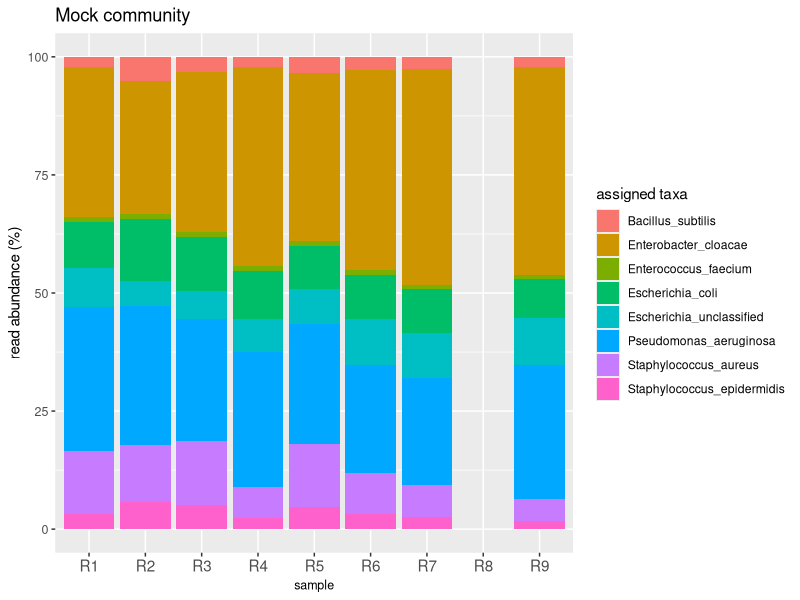
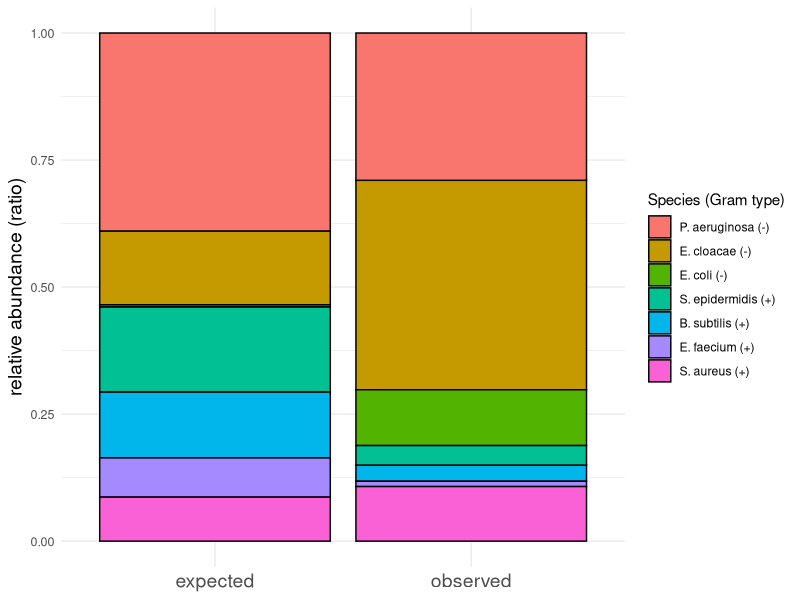
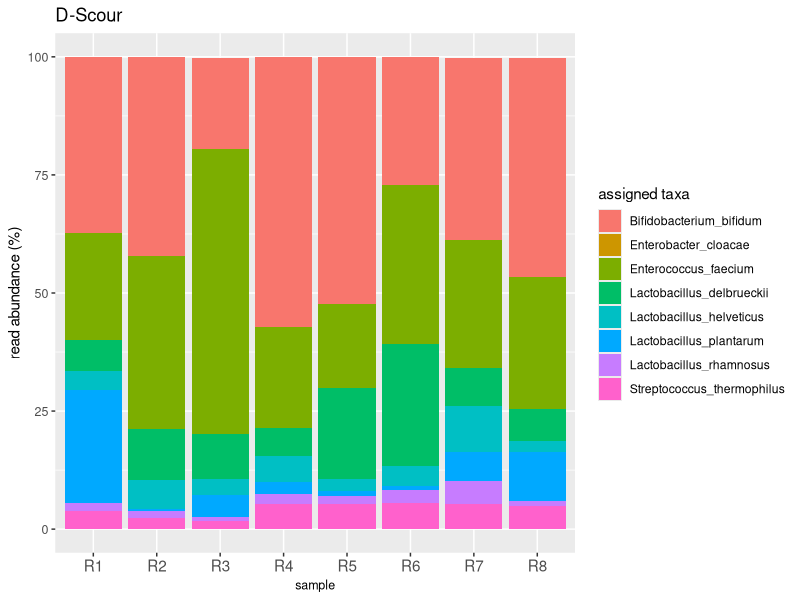
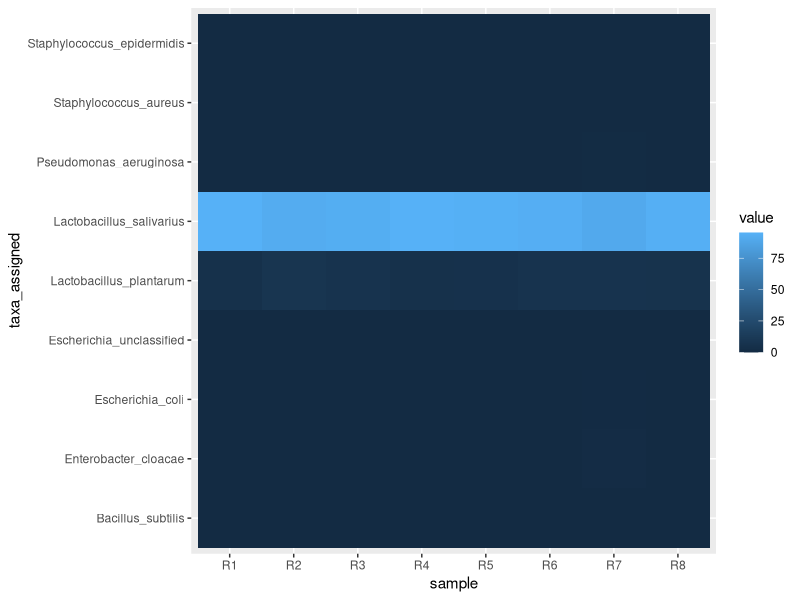
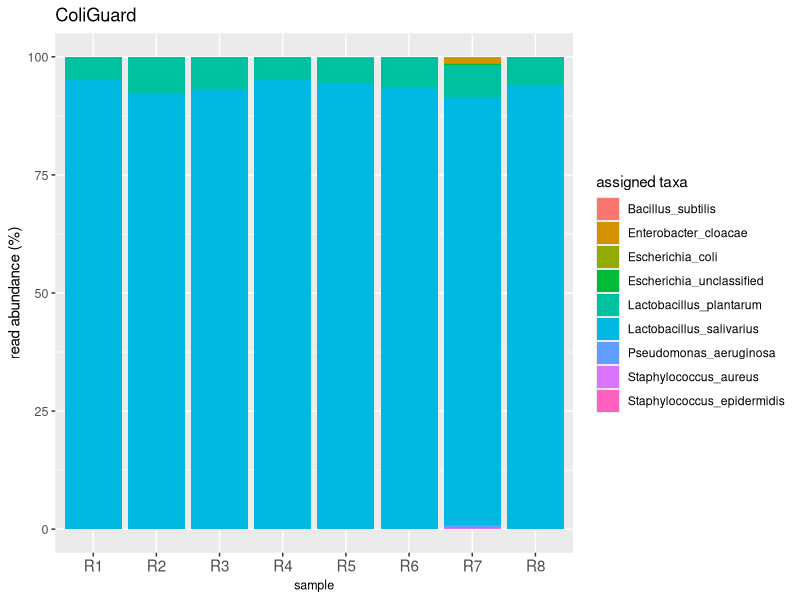
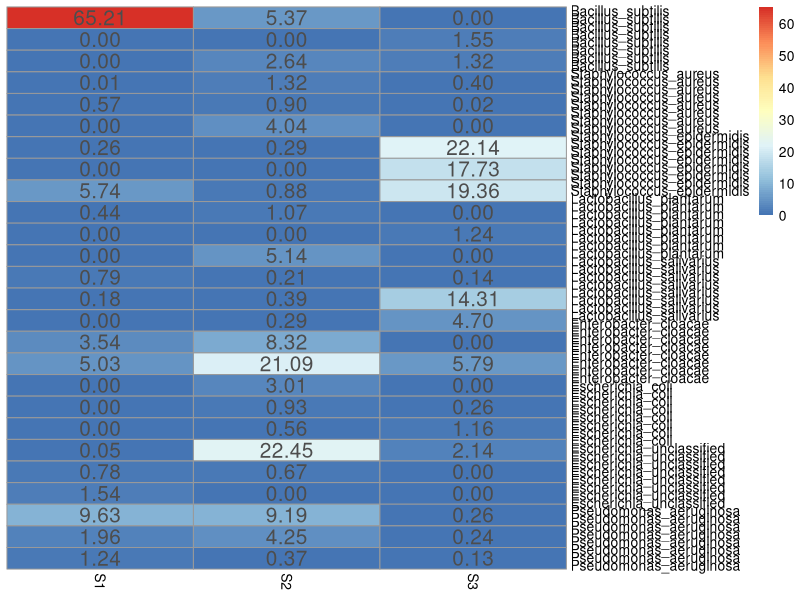
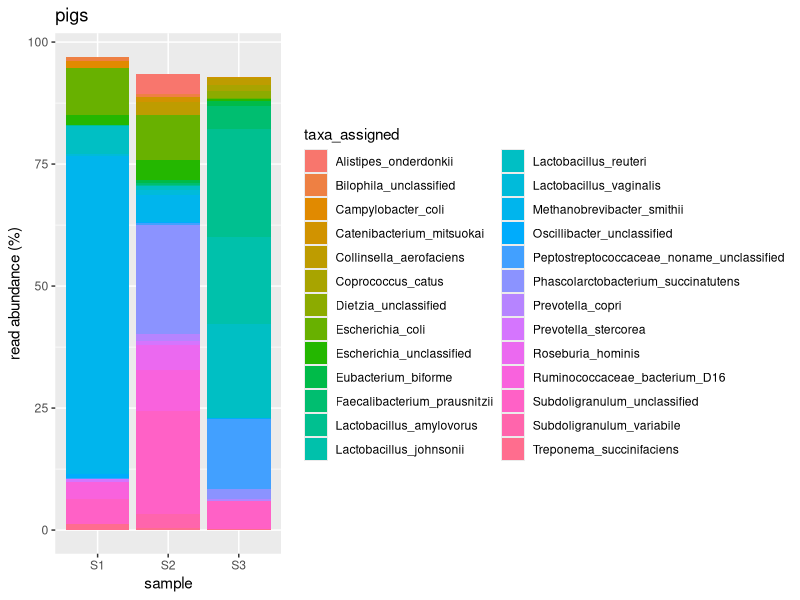
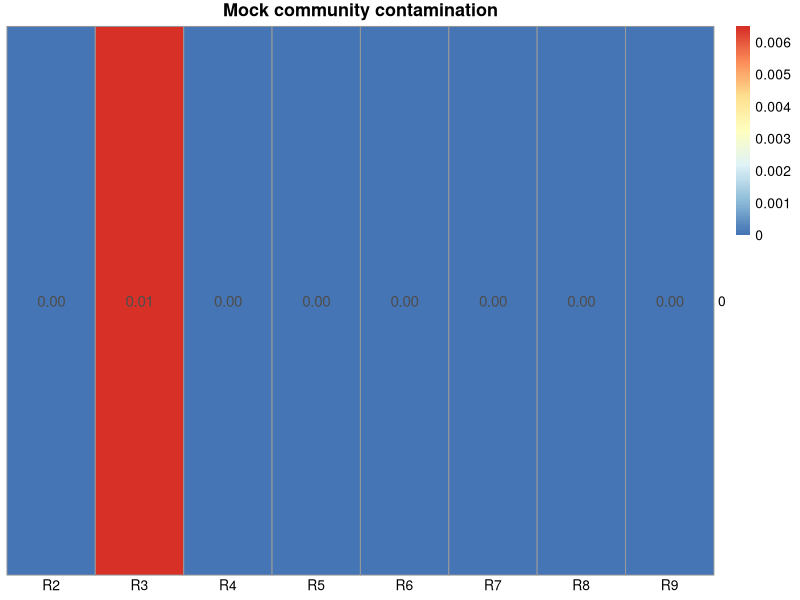

The R source for these figures, in order:

# CONTENT: 

# mock community 
# mock community expected vs obtained 
# protexin (D-scour)
# coliguard
# all plots
# contamination mock community
# contamination protexin (D-scour)
# contamination coliguard


library(readr)
library(tidyr)
library(tidyverse)
library(ggplot2)
library(dplyr)
library(gridExtra)
library(pheatmap)
library(cowplot)

setwd("/Users/12705859/Desktop/metapigs_base/pos.controls_reads_metaphlan/")


My_Theme = theme(
  axis.text.x = element_text(size=11),
  axis.title.x = element_text(size=9), 
  axis.text.y = element_text(size = 9), 
  axis.title.y = element_text(size = 11)) 


mock <- read.csv("mock_communities_merged_abundance_table_species.txt",
                                                              "\t", header = TRUE, stringsAsFactors=FALSE)

# filter out rowsums less than 
mock <- mock %>% filter(rowSums(mock[,-1]) > 0.1)

df <- mock

sum(df$plate_1_F8_S62_R1_001_profile)
colSums(df[,-1])

colRename <- function(x) {
  setNames(x, paste0("R", seq_len(ncol(x))))
}

df <- colRename(df[,-1])

a <- cbind(mock[,1], df)
colnames(a)[1] <- "taxa_assigned"

colSums(a[,-1])

df2 <- a %>%
  pivot_longer(
    cols = starts_with("R"),
    names_to = "sample",
    #names_prefix = "s",
    values_to = "value",
    values_drop_na = TRUE
  )

# nice barplot 
mock_community_plot <- ggplot(data=df2, aes(x=sample, y=value, fill=taxa_assigned)) +
  geom_bar(stat="identity") + 
  ggtitle("Mock community") +
  ylab("read abundance (%)") +
  My_Theme+
  labs(fill = "assigned taxa")
mock_community_plot

# eliminate failed sample 
df <- df[,-8] 

#mean per row (each row is a member of the samples)
df$mean <- rowMeans(df, na.rm=TRUE)

# standard deviation
df$sd <- apply(df[,1:8],1,sd)

# re-insert IDs
df$taxa_assigned <- mock[,1]

capture.output(
  paste0("mock community mean read abundance of 7/8 replicates"),
  df,
  append=FALSE,
  file="pos_controls_numbers.txt"
)


###################

# Mock community: showing how the gram negatives are better represented than the gram positives 

taxa <- c("B. subtilis (+)", 
             "E. cloacae (-)", 
             "E. coli (-)", 
             "E. faecium (+)", 
             "S. aureus (+)", 
             "S. epidermidis (+)", 
             "P. aeruginosa (-)") 

gram <- c("P", "N", "N","P","P", "P", "N")

CFU <- as.numeric(c("64",
                    "64",
                    "2",
                    "64",
                    "64",
                    "128", 
                    "128"))

genome_size <- as.numeric(c("4.2",
                            "4.7",
                            "4.6",
                            "2.5", # 2.48 ? 
                            "2.8",
                            "2.7",
                            "6.3"))

read_count <- as.numeric(c("2.93",   # df$mean[1] # B. subtilis
                           "38",     # df$mean[6] # E. cloacae
                           "10.12",    # df$mean[7] # E. coli
                           "0.97",       # df$mean[4] # E. faecium
                           "9.90",        # df$mean[2] # S. aureus
                           "3.54",         #  df$mean[3] # S. epidermidis
                           "26.72"))        #  df$mean[9] # P. aeruginosa

df

mock_data <- data.frame(taxa, CFU, read_count, genome_size, gram)

mock_data <- mock_data %>%
  mutate(norm_CFU=CFU*genome_size)

mock_data <- mock_data %>%
  mutate(ratio_CFU=norm_CFU/(sum(norm_CFU)))

mock_data <- mock_data %>%
  mutate(ratio_read_count=read_count/(sum(read_count)))

sum(mock_data$ratio_read_count)

mock_data2 <- mock_data %>%
  select(taxa, ratio_CFU, ratio_read_count) 

mock_data2 <- mock_data2 %>%
  pivot_longer(
    cols = starts_with("ratio"),
    names_to = "count",
    values_to = "rank",
    values_drop_na = TRUE
  )

mock_data2$taxa <- factor(mock_data2$taxa, 
                             levels=c("P. aeruginosa (-)", 
                                      "E. cloacae (-)", 
                                      "E. coli (-)",
                                      "S. epidermidis (+)",
                                      "B. subtilis (+)",
                                      "E. faecium (+)",
                                      "S. aureus (+)"))

mock_data2$count <- gsub("ratio_CFU", "expected", mock_data2$count)
mock_data2$count <- gsub("ratio_read_count", "observed", mock_data2$count)

colnames(mock_data2)[colnames(mock_data2) == 'taxa'] <- 'taxa_assigned'

# here it's visible how the type of gram influences the read count 
q <- ggplot(data=mock_data2, aes(x=count, y=rank, fill=taxa_assigned)) +
  geom_bar(stat="identity", color="black", position=position_stack())+
  labs( y ="relative abundance (ratio)",
        fill="Species (Gram type)") +
  theme_minimal() +
  My_Theme+
  theme(legend.position="right",
        axis.title.x=element_blank(),
        axis.text.x=element_text(size=14),
        axis.title.y=element_text(size=14))
q

ggsave("mock_exp_vs_obs.pdf",q, 
       width=3, height=3, units="in", scale=3)

capture.output(
  paste0("Caption mock community expected vs obtained"),
  paste0("Caption: Expected and observed relative abundance of mock community members. 
        Expected relative abundance is derived by CFU normalized by genome size. 
        Observed relative abundance is derived by reads mapping with MetaPhlAn2 normalized by genome size. 
        A higher ratio of gram negative observed than expected compared to gram positives "),
  append=TRUE,
  file="pos_controls_numbers.txt"
)

#####################################################


protexin <- read.csv("protexin_merged_abundance_table_species.txt",
                 "\t", header = TRUE, stringsAsFactors=FALSE)

# filter out rowsums less than 
protexin <- protexin %>% filter(rowSums(protexin[,-1]) > 0.1)

df <- protexin
df$ID

colRename <- function(x) {
  setNames(x, paste0("R", seq_len(ncol(x))))
}

df <- colRename(df[,-1])

df <- cbind(protexin[,1], df)
colnames(df)[1] <- "taxa_assigned"

colSums(df[,-1])

df2 <- df %>%
  pivot_longer(
    cols = starts_with("R"),
    names_to = "sample",
    #names_prefix = "s",
    values_to = "value",
    values_drop_na = TRUE
  )

# nice barplot 
Protexin_plot <- ggplot(data=df2, aes(x=sample, y=value, fill=taxa_assigned)) +
  geom_bar(stat="identity") + 
  ggtitle("D-Scour") +
  ylab("read abundance (%)") +
  My_Theme+
  labs(fill = "assigned taxa")
Protexin_plot

summary(df)

#mean per row (each row is a member of the samples)
df$mean <- rowMeans(df[,2:9], na.rm=TRUE)

# standard deviation
df$sd <- apply(df[,2:9],1,sd)

df$taxa_assigned
df$mean
df$sd


capture.output(
  paste0("D-scour mean read abundance"),
  df,
  append=TRUE,
  file="pos_controls_numbers.txt"
)

#####################################################

coliguard <- read.csv("coli_guard_merged_abundance_table_species.txt",
                     "\t", header = TRUE, stringsAsFactors=FALSE)

# filter out rowsums less than 
coliguard <- coliguard %>% filter(rowSums(coliguard[,-1]) > 0.05)

df <- coliguard

colRename <- function(x) {
  setNames(x, paste0("R", seq_len(ncol(x))))
}

df <- colRename(df[,-1])

df <- cbind(coliguard[,1], df)
colnames(df)[1] <- "taxa_assigned"

colSums(df[,-1])

df2 <- df %>%
  pivot_longer(
    cols = starts_with("R"),
    names_to = "sample",
    #names_prefix = "s",
    values_to = "value",
    values_drop_na = TRUE
  )

# heatmap 
ggplot(data = df2, aes(x=sample, y=taxa_assigned, fill=value)) + 
  geom_tile()

# nice barplot 
coliguard_plot <- ggplot(data=df2, aes(x=sample, y=value, fill=taxa_assigned)) +
  geom_bar(stat="identity") + 
  My_Theme+
  ggtitle("ColiGuard") +
  ylab("read abundance (%)") +
  labs(fill = "assigned taxa")
coliguard_plot

summary(df)

#mean per row (each row is a member of the samples)
df$mean <- rowMeans(df[,2:9], na.rm=TRUE)

# standard deviation
df$sd <- apply(df[,2:9],1,sd)

df$taxa_assigned
df$mean
df$sd

capture.output(
  paste0("ColiGuard mean read abundance"),
  df,
  append=TRUE,
  file="pos_controls_numbers.txt"
)


#####################################################

pdf("pos_controls_plots.pdf", onefile = TRUE)
mock_community_plot
Protexin_plot
coliguard_plot
dev.off()

all <- plot_grid(mock_community_plot, Protexin_plot, coliguard_plot,
          nrow=3, 
          labels=c("A", "B", "C"))

ggsave("pos_controls_plots_all.pdf",all, 
       width=3, height=3, units="in", scale=3)


# add caption
capture.output(
  paste0("Caption all plots"),
  paste0("Caption: Taxonomic profile of the positive controls obtained 
by mapping the reads against a 1M bacterial genomes database with MetaPhlAn2. 
Taxa of which reads are present in >0.1% are displayed. 
a. In-house made mock community; 
b. commercially available livestock probiotic D-scour; 
         c. DPI-developed probiotic ColiGuard"),
  append=TRUE,
  file="pos_controls_numbers.txt"
)


#####################################################

pigs <- read.csv("merged_abundance_table_species.txt",
                      "\t", header = TRUE, stringsAsFactors=FALSE)

# filter out rowsums less than 1 

colSums(pigs[,-1])

pigs$plate_3_F10_S270_R1_001_profile <- NULL
pigs$plate_6_F3_S502_R1_001_profile <- NULL

pigs <- pigs %>% filter(rowSums(pigs[,-1]) > 1)

df <- pigs

colRename <- function(x) {
  setNames(x, paste0("S", seq_len(ncol(x))))
}

df <- colRename(df[,-1])

df <- cbind(pigs[,1], df)
colnames(df)[1] <- "taxa_assigned"

colSums(df[,-1])

df

so <- as.matrix(df[,2:4])
names(so) <- df$taxa_assigned
so

pheatmap(so, display_numbers = T,
         cluster_rows = F, cluster_cols = F, fontsize_number = 15,
         labels_row=as.character(df2$taxa_assigned))

df2 <- df %>%
  pivot_longer(
    cols = starts_with("S"),
    names_to = "sample",
    #names_prefix = "s",
    values_to = "value",
    values_drop_na = TRUE
  )

# barplot. too much diversity to display in any way (barplot nor heatmap)
pigs_plot <- ggplot(data=df2, aes(x=sample, y=value, fill=taxa_assigned)) +
  geom_bar(stat="identity") + 
  ggtitle("pigs") +
  ylab("read abundance (%)") +
  labs(fill = "taxa_assigned")
pigs_plot
# a possibility would be to get the genus level by using sep="_"
# and barplot 
pdf("three_pigs_plots.pdf", onefile = TRUE)
pigs_plot
dev.off()


#####################################

# contamination of mock community  
mock <- read.csv("mock_communities_merged_abundance_table_species.txt",
                 "\t", header = TRUE, stringsAsFactors=FALSE)


# removing the species of the mock comm (what's left now is contamination)
mock <- mock %>% filter(rowSums(mock[,-1]) < 0.1)

df <- mock

colRename <- function(x) {
  setNames(x, paste0("R", seq_len(ncol(x))))
}

df <- colRename(df[,-1])
colnames(df)[1] <- "taxa_assigned"


df2 <- df %>%
  pivot_longer(
    cols = starts_with("R"),
    names_to = "sample",
    #names_prefix = "s",
    values_to = "value",
    values_drop_na = TRUE
  )

df2 <- df 
so <- as.matrix(df2[,2:9])
names(so) <- df$taxa_assigned

contam_mock <- pheatmap(so, display_numbers = T,
         main="Mock community contamination",angle=0,
         cluster_rows = F, cluster_cols = F, fontsize_number = 11,
         labels_row=as.character(df$taxa_assigned))

# heat map with numbers 
pdf("contam_mock.pdf")
contam_mock
dev.off()

#####################################

# contamination of protexin? 
protexin <- read.csv("protexin_merged_abundance_table_species.txt",
                     "\t", header = TRUE, stringsAsFactors=FALSE)

df <- protexin

colRename <- function(x) {
  setNames(x, paste0("R", seq_len(ncol(x))))
}

df <- colRename(df[,-1])
df <- cbind(protexin[,1], df)
colnames(df)[1] <- "taxa_assigned"

# removing the species of the probiotic (what's left now is contamination)
df <- df[!grepl("Bifidobacterium_bifidum", df$taxa_assigned),]
df <- df[!grepl("Enterococcus_faecium", df$taxa_assigned),]
df <- df[!grepl("Lactobacillus_helveticus", df$taxa_assigned),]
df <- df[!grepl("Lactobacillus_delbrueckii", df$taxa_assigned),]
df <- df[!grepl("Lactobacillus_plantarum", df$taxa_assigned),]
df <- df[!grepl("Lactobacillus_rhamnosus", df$taxa_assigned),]
df <- df[!grepl("Streptococcus_thermophilus", df$taxa_assigned),]

colSums(df[,-1])

df2 <- df %>%
  pivot_longer(
    cols = starts_with("R"),
    names_to = "sample",
    #names_prefix = "s",
    values_to = "value",
    values_drop_na = TRUE
  )

df2 <- df 
so <- as.matrix(df2[,2:9])
names(so) <- df$taxa_assigned

contam_dscour <- pheatmap(so, display_numbers = T,
                          main="D-Scour contamination",angle=0,
                          cluster_rows = F, cluster_cols = F, fontsize_number = 11,
                          labels_row=as.character(df$taxa_assigned))
# heatmap with numbers  
pdf("contam_dscour.pdf")
contam_dscour
dev.off()

#####################################

# ColiGuard REAL contamination check: 

coliguard <- read.csv("coli_guard_merged_abundance_table_species.txt",
                      "\t", header = TRUE, stringsAsFactors=FALSE)

df <- coliguard

colRename <- function(x) {
  setNames(x, paste0("R", seq_len(ncol(x))))
}

df <- colRename(df[,-1])
df <- cbind(coliguard[,1], df)
colnames(df)[1] <- "taxa_assigned"

# removing the two species of the probiotic (what's left now is contamination)
df <- df[!grepl("Lactobacillus_plantarum", df$taxa_assigned),]
df <- df[!grepl("Lactobacillus_salivarius", df$taxa_assigned),]

df2 <- df %>%
  pivot_longer(
    cols = starts_with("R"),
    names_to = "sample",
    #names_prefix = "s",
    values_to = "value",
    values_drop_na = TRUE
  )


df2 <- df
sum(df2$R5)
sum(df2$R7)

so <- as.matrix(df2[,2:9])
names(so) <- df$taxa_assigned
so

contam_colig_plot <- pheatmap(so, display_numbers = T,
         main="ColiGuard contamination", angle=0,
         cluster_rows = F, cluster_cols = F, fontsize_number = 11,
         labels_row=as.character(df$taxa_assigned))


pdf("contam_coliguard.pdf")
contam_colig_plot
dev.off()



# add caption to contamination figures
capture.output(
  paste0("Caption mock community contamination"),
  paste0("In the mock community technical replicates, 
         Lactobacillus salivarius is found in one replicate at 0.01% of the total reads"),
  paste0("Caption D-scour contamination"),
  paste0("The D-scour technical replicates contained 25 contaminants, 
of which 18 and 7 were identified at the species and at genus level, respectively. 
Contaminants were present majorly in three technical replicates (R3, R7, R8) and the most frequent contaminant (Metahobrevibacter) was present in 5 of the 8 replicates"),
  paste0("Caption ColiGuard contamination"),
  paste0("ColiGuard contained 20 contaminants, 
         of which 16 and 4 were identified at the species and at genus level, respectively. 
         Contaminants were present majorly in two technical replicates (R5, R7)."),
  append=TRUE,
  file="pos_controls_numbers.txt"
  )
